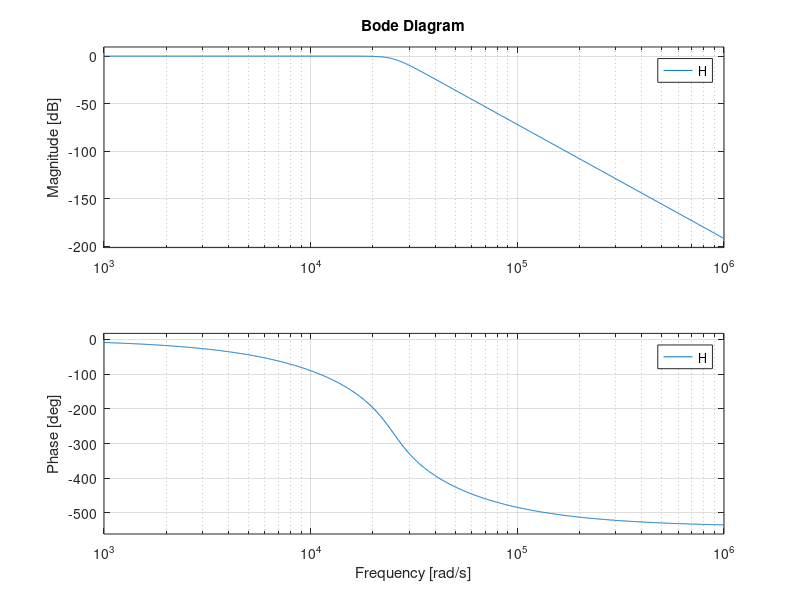

Write MATLAB code to recreate this figure.
close all;
clear;
clc;

%% 6th order butterworth lowpass filter
s = tf('s');
fc = 4000;
wc = 2*pi()*fc;
coeff = 1/wc;
%% three transfer functoins
num1 = [1];
denum1 = [1*((coeff)^2), 0.518*coeff, 1];

num2 = [1];
denum2 = [1*((coeff)^2), 1.414*coeff, 1];

num3 = [1];
denum3 = [1*((coeff)^2), 1.932*coeff, 1];

H1 = tf(num1,denum1); 
H2 = tf(num2,denum2);
H3 = tf(num3,denum3);
H = H1*H2*H3;

bode(H);

%% Butterworth lowpass filter RC calcualtion: all sallen key
fontable = 1;
fneeded = fontable * fc;

Q1 = 0.518;
Q2 = 0.707;
Q3 = 1.932;

% for a second order low pass section, implemented with unity gain sallen

m = 1;

disp('n')
n1 =((Q1)^2)*((m+1)^2)/m; %1.0733
n2 =((Q2)^2)*((m+1)^2)/m; %1.994
n3 =((Q3)^2)*((m+1)^2)/m; %14.9305

disp('C in F')
C = 10*(10^(-9));
C1 = n1*C; %10.7 nF
C2 = n2*C; %19.99nF
C3 = n3*C; %149.3 nF

disp('R in Ω')
R1 = 1/(2*pi()*((m*n1)^0.5)*C1*fneeded); %3578.334 ohm
R2 = 1/(2*pi()*((m*n2)^0.5)*C2*fneeded); %1407 ohm
R3 = 1/(2*pi()*((m*n3)^0.5)*C3*fneeded); %68.968 ohm


